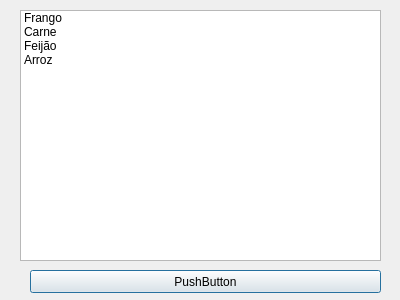
<?xml version="1.0" encoding="UTF-8"?>
<ui version="4.0">
 <class>Segunda1</class>
 <widget class="QDialog" name="Segunda1">
  <property name="geometry">
   <rect>
    <x>0</x>
    <y>0</y>
    <width>400</width>
    <height>300</height>
   </rect>
  </property>
  <property name="windowTitle">
   <string>Dialog</string>
  </property>
  <widget class="QPushButton" name="pushButton">
   <property name="geometry">
    <rect>
     <x>30</x>
     <y>270</y>
     <width>351</width>
     <height>23</height>
    </rect>
   </property>
   <property name="text">
    <string>PushButton</string>
   </property>
  </widget>
  <widget class="QListWidget" name="listWidget">
   <property name="geometry">
    <rect>
     <x>20</x>
     <y>10</y>
     <width>361</width>
     <height>251</height>
    </rect>
   </property>
   <item>
    <property name="text">
     <string>Frango     </string>
    </property>
   </item>
   <item>
    <property name="text">
     <string>Carne</string>
    </property>
   </item>
   <item>
    <property name="text">
     <string>Feijão</string>
    </property>
   </item>
   <item>
    <property name="text">
     <string>Arroz</string>
    </property>
   </item>
  </widget>
 </widget>
 <resources/>
 <connections/>
</ui>
